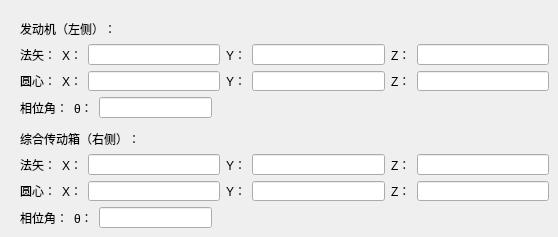
      <widget class="QWidget" name="tab_11">
       <attribute name="title">
        <string>工步3</string>
       </attribute>
       <widget class="QWidget" name="layoutWidget_23">
        <property name="geometry">
         <rect>
          <x>20</x>
          <y>20</y>
          <width>529</width>
          <height>98</height>
         </rect>
        </property>
        <layout class="QVBoxLayout" name="verticalLayout_24">
         <item>
          <widget class="QLabel" name="label_275">
           <property name="text">
            <string>发动机（左侧）：</string>
           </property>
          </widget>
         </item>
         <item>
          <layout class="QHBoxLayout" name="horizontalLayout_67">
           <item>
            <widget class="QLabel" name="label_276">
             <property name="text">
              <string>法矢：</string>
             </property>
            </widget>
           </item>
           <item>
            <widget class="QLabel" name="label_277">
             <property name="text">
              <string>X：</string>
             </property>
            </widget>
           </item>
           <item>
            <widget class="QLineEdit" name="StepThree_verticalEngine_normal_x_Edit"/>
           </item>
           <item>
            <widget class="QLabel" name="label_278">
             <property name="text">
              <string>Y：</string>
             </property>
            </widget>
           </item>
           <item>
            <widget class="QLineEdit" name="StepThree_verticalEngine_normal_y_Edit"/>
           </item>
           <item>
            <widget class="QLabel" name="label_279">
             <property name="text">
              <string>Z：</string>
             </property>
            </widget>
           </item>
           <item>
            <widget class="QLineEdit" name="StepThree_verticalEngine_normal_z_Edit"/>
           </item>
          </layout>
         </item>
         <item>
          <layout class="QHBoxLayout" name="horizontalLayout_68">
           <item>
            <widget class="QLabel" name="label_280">
             <property name="text">
              <string>圆心：</string>
             </property>
            </widget>
           </item>
           <item>
            <widget class="QLabel" name="label_281">
             <property name="text">
              <string>X：</string>
             </property>
            </widget>
           </item>
           <item>
            <widget class="QLineEdit" name="StepThree_verticalEngine_center_x_Edit"/>
           </item>
           <item>
            <widget class="QLabel" name="label_282">
             <property name="text">
              <string>Y：</string>
             </property>
            </widget>
           </item>
           <item>
            <widget class="QLineEdit" name="StepThree_verticalEngine_center_y_Edit"/>
           </item>
           <item>
            <widget class="QLabel" name="label_283">
             <property name="text">
              <string>Z：</string>
             </property>
            </widget>
           </item>
           <item>
            <widget class="QLineEdit" name="StepThree_verticalEngine_center_z_Edit"/>
           </item>
          </layout>
         </item>
         <item>
          <layout class="QHBoxLayout" name="horizontalLayout_69">
           <item>
            <widget class="QLabel" name="label_284">
             <property name="text">
              <string>相位角：</string>
             </property>
            </widget>
           </item>
           <item>
            <widget class="QLabel" name="label_285">
             <property name="text">
              <string>θ：</string>
             </property>
            </widget>
           </item>
           <item>
            <widget class="QLineEdit" name="StepThree_verticalEngine_phaseAngle_Edit"/>
           </item>
           <item>
            <spacer name="horizontalSpacer_16">
             <property name="orientation">
              <enum>Qt::Horizontal</enum>
             </property>
             <property name="sizeHint" stdset="0">
              <size>
               <width>40</width>
               <height>20</height>
              </size>
             </property>
            </spacer>
           </item>
           <item>
            <spacer name="horizontalSpacer_17">
             <property name="orientation">
              <enum>Qt::Horizontal</enum>
             </property>
             <property name="sizeHint" stdset="0">
              <size>
               <width>40</width>
               <height>20</height>
              </size>
             </property>
            </spacer>
           </item>
           <item>
            <spacer name="horizontalSpacer_18">
             <property name="orientation">
              <enum>Qt::Horizontal</enum>
             </property>
             <property name="sizeHint" stdset="0">
              <size>
               <width>40</width>
               <height>20</height>
              </size>
             </property>
            </spacer>
           </item>
          </layout>
         </item>
        </layout>
       </widget>
       <widget class="QWidget" name="layoutWidget_22">
        <property name="geometry">
         <rect>
          <x>20</x>
          <y>130</y>
          <width>529</width>
          <height>98</height>
         </rect>
        </property>
        <layout class="QVBoxLayout" name="verticalLayout_23">
         <item>
          <widget class="QLabel" name="label_264">
           <property name="text">
            <string>综合传动箱（右侧）：</string>
           </property>
          </widget>
         </item>
         <item>
          <layout class="QHBoxLayout" name="horizontalLayout_64">
           <item>
            <widget class="QLabel" name="label_265">
             <property name="text">
              <string>法矢：</string>
             </property>
            </widget>
           </item>
           <item>
            <widget class="QLabel" name="label_266">
             <property name="text">
              <string>X：</string>
             </property>
            </widget>
           </item>
           <item>
            <widget class="QLineEdit" name="StepThree_verticalSyntheticalDriveBox_normal_x_Edit"/>
           </item>
           <item>
            <widget class="QLabel" name="label_267">
             <property name="text">
              <string>Y：</string>
             </property>
            </widget>
           </item>
           <item>
            <widget class="QLineEdit" name="StepThree_verticalSyntheticalDriveBox_normal_y_Edit"/>
           </item>
           <item>
            <widget class="QLabel" name="label_268">
             <property name="text">
              <string>Z：</string>
             </property>
            </widget>
           </item>
           <item>
            <widget class="QLineEdit" name="StepThree_verticalSyntheticalDriveBox_normal_z_Edit"/>
           </item>
          </layout>
         </item>
         <item>
          <layout class="QHBoxLayout" name="horizontalLayout_65">
           <item>
            <widget class="QLabel" name="label_269">
             <property name="text">
              <string>圆心：</string>
             </property>
            </widget>
           </item>
           <item>
            <widget class="QLabel" name="label_270">
             <property name="text">
              <string>X：</string>
             </property>
            </widget>
           </item>
           <item>
            <widget class="QLineEdit" name="StepThree_verticalSyntheticalDriveBox_center_x_Edit"/>
           </item>
           <item>
            <widget class="QLabel" name="label_271">
             <property name="text">
              <string>Y：</string>
             </property>
            </widget>
           </item>
           <item>
            <widget class="QLineEdit" name="StepThree_verticalSyntheticalDriveBox_center_y_Edit"/>
           </item>
           <item>
            <widget class="QLabel" name="label_272">
             <property name="text">
              <string>Z：</string>
             </property>
            </widget>
           </item>
           <item>
            <widget class="QLineEdit" name="StepThree_verticalSyntheticalDriveBox_center_z_Edit"/>
           </item>
          </layout>
         </item>
         <item>
          <layout class="QHBoxLayout" name="horizontalLayout_66">
           <item>
            <widget class="QLabel" name="label_273">
             <property name="text">
              <string>相位角：</string>
             </property>
            </widget>
           </item>
           <item>
            <widget class="QLabel" name="label_274">
             <property name="text">
              <string>θ：</string>
             </property>
            </widget>
           </item>
           <item>
            <widget class="QLineEdit" name="StepThree_verticalSyntheticalDriveBox_phaseAngle_Edit"/>
           </item>
           <item>
            <spacer name="horizontalSpacer_13">
             <property name="orientation">
              <enum>Qt::Horizontal</enum>
             </property>
             <property name="sizeHint" stdset="0">
              <size>
               <width>40</width>
               <height>20</height>
              </size>
             </property>
            </spacer>
           </item>
           <item>
            <spacer name="horizontalSpacer_14">
             <property name="orientation">
              <enum>Qt::Horizontal</enum>
             </property>
             <property name="sizeHint" stdset="0">
              <size>
               <width>40</width>
               <height>20</height>
              </size>
             </property>
            </spacer>
           </item>
           <item>
            <spacer name="horizontalSpacer_15">
             <property name="orientation">
              <enum>Qt::Horizontal</enum>
             </property>
             <property name="sizeHint" stdset="0">
              <size>
               <width>40</width>
               <height>20</height>
              </size>
             </property>
            </spacer>
           </item>
          </layout>
         </item>
        </layout>
       </widget>
      </widget>
